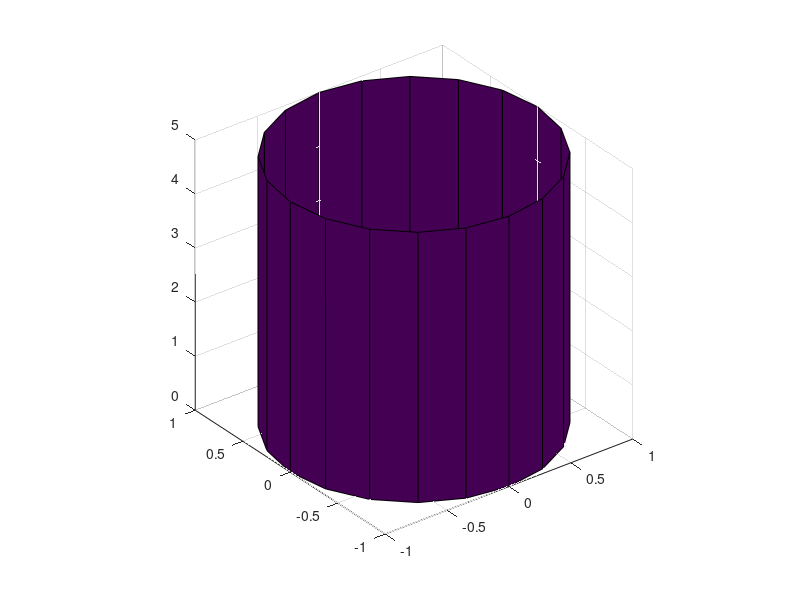
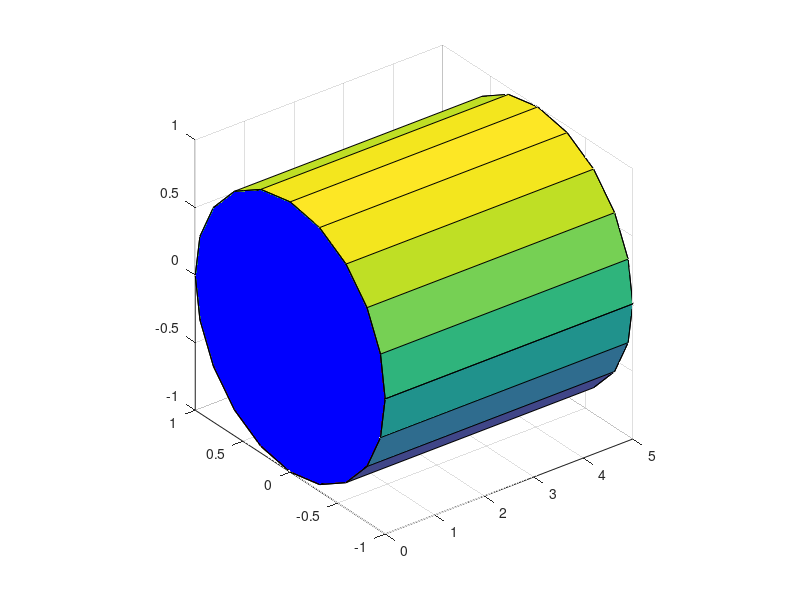

These figures' MATLAB source, in order:
t = 0:pi/10:2*pi;


[X,Y,Z] = cylinder(1);


Z = 5*Z;
surf(X,Y,Z)
axis square

theta = pi/2;

R = [ 0  0 1;
     -1  0 0;
      0 -1 0];
 
 

for k = 1:size(X,2)
    rp = [X(1,k) Y(1,k) Z(1,k)]*R';
    X(1,k) = rp(1);
    Y(1,k) = rp(2);
    Z(1,k) = rp(3);
    
    rp = [X(2,k) Y(2,k) Z(2,k)]*R';
    X(2,k) = rp(1);
    Y(2,k) = rp(2);
    Z(2,k) = rp(3);
 end
figure
surf(X,Y,Z)
axis square

hold on;
vertices = [X(1,:)' Y(1,:)' Z(1,:)'];
faceList = [1:1:size(X,2), 1];

p = patch('Faces',faceList,'Vertices', vertices,'FaceColor','b');
grid on;    
hold on;

vertices = [X(2,:)' Y(2,:)' Z(2,:)'];
p = patch('Faces',faceList,'Vertices', vertices,'FaceColor','r');

